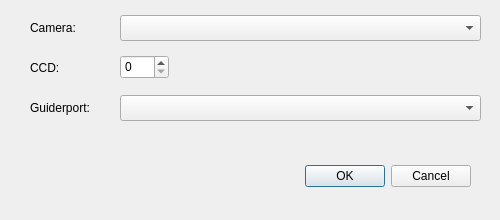
<?xml version="1.0" encoding="UTF-8"?>
<ui version="4.0">
 <class>GuiderOpenDialog</class>
 <widget class="QDialog" name="GuiderOpenDialog">
  <property name="geometry">
   <rect>
    <x>0</x>
    <y>0</y>
    <width>500</width>
    <height>220</height>
   </rect>
  </property>
  <property name="sizePolicy">
   <sizepolicy hsizetype="Fixed" vsizetype="Fixed">
    <horstretch>0</horstretch>
    <verstretch>0</verstretch>
   </sizepolicy>
  </property>
  <property name="minimumSize">
   <size>
    <width>500</width>
    <height>220</height>
   </size>
  </property>
  <property name="maximumSize">
   <size>
    <width>500</width>
    <height>220</height>
   </size>
  </property>
  <property name="windowTitle">
   <string>Dialog</string>
  </property>
  <widget class="QDialogButtonBox" name="buttonBox">
   <property name="geometry">
    <rect>
     <x>30</x>
     <y>160</y>
     <width>441</width>
     <height>32</height>
    </rect>
   </property>
   <property name="orientation">
    <enum>Qt::Horizontal</enum>
   </property>
   <property name="standardButtons">
    <set>QDialogButtonBox::Cancel|QDialogButtonBox::Ok</set>
   </property>
  </widget>
  <widget class="QLabel" name="cameraLabel">
   <property name="geometry">
    <rect>
     <x>30</x>
     <y>20</y>
     <width>62</width>
     <height>16</height>
    </rect>
   </property>
   <property name="text">
    <string>Camera:</string>
   </property>
  </widget>
  <widget class="QLabel" name="ccdLabel">
   <property name="geometry">
    <rect>
     <x>30</x>
     <y>60</y>
     <width>62</width>
     <height>16</height>
    </rect>
   </property>
   <property name="text">
    <string>CCD:</string>
   </property>
  </widget>
  <widget class="QLabel" name="guiderportLabel">
   <property name="geometry">
    <rect>
     <x>30</x>
     <y>100</y>
     <width>81</width>
     <height>16</height>
    </rect>
   </property>
   <property name="text">
    <string>Guiderport:</string>
   </property>
  </widget>
  <widget class="DeviceSelector" name="cameraBox">
   <property name="geometry">
    <rect>
     <x>120</x>
     <y>15</y>
     <width>361</width>
     <height>26</height>
    </rect>
   </property>
  </widget>
  <widget class="DeviceSelector" name="guiderportBox">
   <property name="geometry">
    <rect>
     <x>120</x>
     <y>95</y>
     <width>361</width>
     <height>26</height>
    </rect>
   </property>
  </widget>
  <widget class="QSpinBox" name="ccdSpinbox">
   <property name="geometry">
    <rect>
     <x>120</x>
     <y>55</y>
     <width>49</width>
     <height>24</height>
    </rect>
   </property>
  </widget>
 </widget>
 <customwidgets>
  <customwidget>
   <class>DeviceSelector</class>
   <extends>QComboBox</extends>
   <header>deviceselector.h</header>
  </customwidget>
 </customwidgets>
 <resources/>
 <connections>
  <connection>
   <sender>buttonBox</sender>
   <signal>accepted()</signal>
   <receiver>GuiderOpenDialog</receiver>
   <slot>accept()</slot>
   <hints>
    <hint type="sourcelabel">
     <x>248</x>
     <y>254</y>
    </hint>
    <hint type="destinationlabel">
     <x>157</x>
     <y>274</y>
    </hint>
   </hints>
  </connection>
  <connection>
   <sender>buttonBox</sender>
   <signal>rejected()</signal>
   <receiver>GuiderOpenDialog</receiver>
   <slot>reject()</slot>
   <hints>
    <hint type="sourcelabel">
     <x>316</x>
     <y>260</y>
    </hint>
    <hint type="destinationlabel">
     <x>286</x>
     <y>274</y>
    </hint>
   </hints>
  </connection>
 </connections>
</ui>
